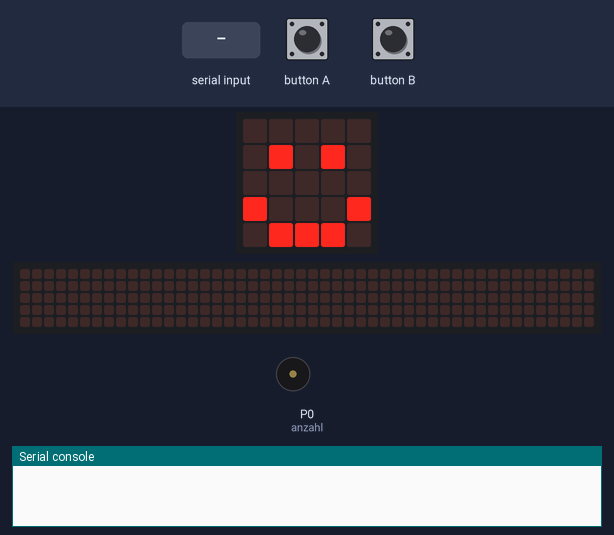
Bench run of a program on a simulated BBC micro:bit running MicroPython. Shown: the board's 5×5 LED display, a strip that is not on the board, showing the scrolling text unrolled, buzzer (waves = sounding), the last lines printed to the serial console. Inputs (shaded band) come from the test bench. Random numbers come from a fixed seed; the 48×5 strip is a reading aid, not a part: it shows the text the display is scrolling, unrolled, one strip-width of it at a time.

Above: at 1.2 s.
1.3 s: button A pressed for 0.15 s
At 5.3 s:
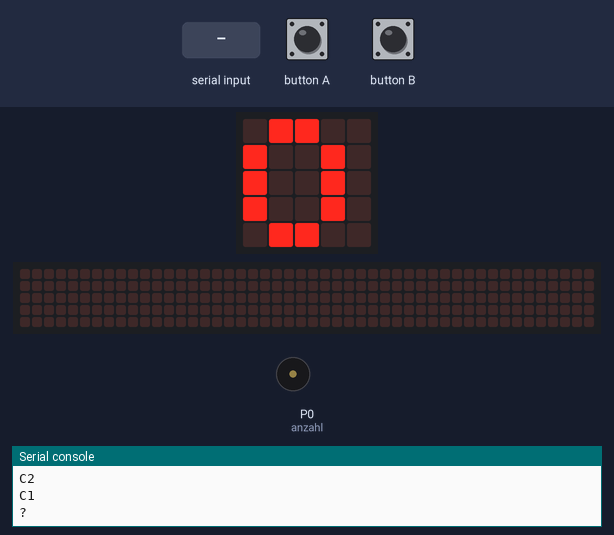
7.0 s: "G-" typed at the serial console, then Enter
At 8.2 s:
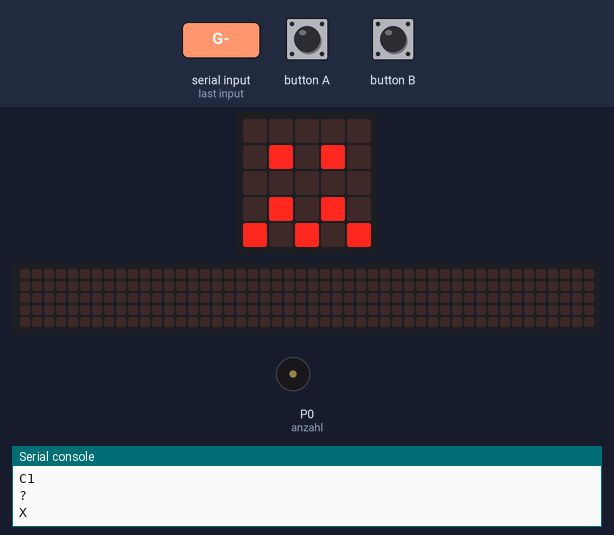
10.0 s: button A pressed for 1 s
At 16.41 s:
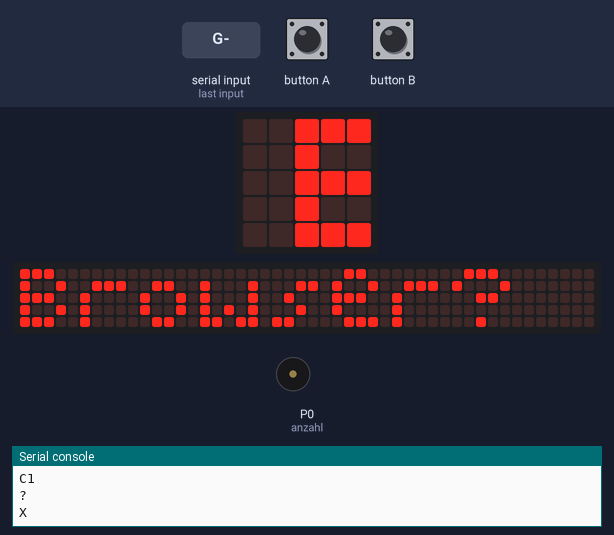
Timing chart, 0 to 17.9 s (numbered marks = the images above; inputs shaded):
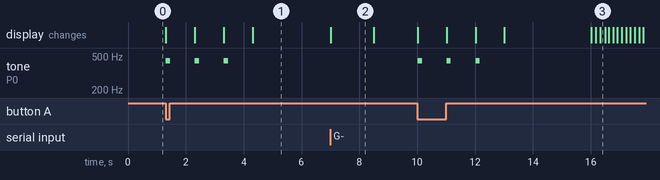

The program:

06_ssp_ki.py
```python
# LÖSUNG zu Etappe 2, Schritt 3 (erst nach einem eigenen Versuch mit 06_ssp_ki_vorlage.py ansehen!)
# Schere-Stein-Papier gegen den micro:bit, dein Handzeichen kommt vom Browser
#   Taste A oder Schütteln: Runde starten (Countdown 3-2-1 mit Ton auf dem Display)
#   Taste B: Punkte auf 0 zurücksetzen
# Der micro:bit redet über das USB-Kabel mit der Browser-Seite ki/02-microbit/.
#
# Protokoll (Textzeilen mit \n, 115200 Baud):
#   micro:bit -> Browser:  "C3" "C2" "C1" Countdown | "?" Handzeichen anfordern
#                          "R <du> <micro:bit> <ergebnis>"  Resultat (1 = du gewinnst, 0 = unentschieden, -1 = du verlierst)
#                          "P <du> <micro:bit>"  Punkte | "X"  Runde abgebrochen
#   Browser -> micro:bit:  "G0" Stein, "G1" Papier, "G2" Schere, "G-" nicht sicher erkannt
from microbit import *
import random
import music

uart.init(baudrate=115200)    # USB-Verbindung zum Computer

# Zusatz ★: Neopixel-Ampel. Datenleitung an Pin 1, dazu 3V und GND (nicht Pin 0: den braucht der Ton).
N_PIXEL = 0                   # Anzahl Neopixel (höchstens 8 am 3V-Anschluss), 0 = keine angeschlossen
if N_PIXEL > 0:
    import neopixel
    streifen = neopixel.NeoPixel(pin1, N_PIXEL)

STEIN = Image("00000:09990:09990:09990:00000")
PAPIER = Image("99999:90009:90009:90009:99999")
SCHERE = Image("99009:99090:00900:99090:99009")
BILDER = [STEIN, PAPIER, SCHERE]

ANTWORT_MS = 3000             # so lange wartet der micro:bit auf den Browser

punkte_ich = 0                # deine Punkte
punkte_computer = 0           # Punkte des micro:bit
puffer = ""                   # angefangene Zeile vom Browser


def ergebnis(ich, gegner):
    # 1 = gewonnen, 0 = unentschieden, -1 = verloren
    d = (ich - gegner) % 3
    if d == 0:
        return 0
    if d == 1:
        return 1
    return -1


def ampel(r, g, b, anzahl=None):
    # Die ersten `anzahl` Neopixel leuchten in dieser Farbe (0 bis 255 pro Farbe), die anderen sind aus.
    # Bleib bei kleinen Werten (z. B. 40): Das schont die Augen und den Strom.
    if N_PIXEL == 0:
        return
    if anzahl is None:
        anzahl = N_PIXEL
    for i in range(N_PIXEL):
        if i < anzahl:
            streifen[i] = (r, g, b)
        else:
            streifen[i] = (0, 0, 0)
    streifen.show()


def senden(text):
    uart.write(text + "\n")


def zeile_lesen():
    # Gibt eine vollständige Zeile vom Browser zurück, sonst None
    global puffer
    if uart.any():
        daten = uart.read()
        if daten:
            try:
                puffer += str(daten, "UTF-8")
            except ValueError:
                puffer = ""   # kaputte Zeichen: wegwerfen
    if len(puffer) > 40:
        puffer = ""           # so lange ist keine gültige Zeile
    i = puffer.find("\n")
    if i < 0:
        return None
    zeile = puffer[:i].strip()
    puffer = puffer[i + 1:]
    return zeile


def geste_lesen(zeile):
    # "G0".."G2" -> 0..2, "G-" -> -1 (nicht sicher), alles andere -> None
    if zeile == "G-":
        return -1
    if len(zeile) == 2 and zeile[0] == "G" and zeile[1] in "012":
        return int(zeile[1])
    return None


def handzeichen_holen():
    # Alte Nachrichten wegwerfen, dann den Browser fragen und auf die Antwort warten
    global puffer
    while uart.any():
        uart.read()
    puffer = ""
    senden("?")
    start = running_time()
    while running_time() - start < ANTWORT_MS:
        zeile = zeile_lesen()
        if zeile is not None:
            g = geste_lesen(zeile)
            if g is not None:
                return g
        sleep(10)
    return None               # keine Antwort


def runde_spielen():
    global punkte_ich, punkte_computer
    for n in (3, 2, 1):
        senden("C" + str(n))
        display.show(str(n))
        ampel(40, 40, 0, n)                 # Neopixel: 3, 2, 1 Stück gelb
        music.pitch(440, 150, wait=False)   # kurzer Ton (V2)
        sleep(1000)
    display.show("0")
    g = handzeichen_holen()

    if g is None or g == -1:
        senden("X")
        ampel(0, 0, 40)                     # blau: Runde zählt nicht
        if g is None:
            display.scroll("Browser?")
        else:
            display.show(Image.CONFUSED)    # nicht sicher erkannt: Runde noch einmal starten
            sleep(1500)
        return

    computer = random.randint(0, 2)
    e = ergebnis(g, computer)
    senden("R %d %d %d" % (g, computer, e))

    display.show(BILDER[g])                 # was der Browser erkannt hat
    sleep(1000)
    display.show(BILDER[computer])          # was der micro:bit gewählt hat
    sleep(1000)
    if e == 1:
        punkte_ich += 1
        ampel(0, 40, 0)                     # grün: du gewinnst
        music.play(music.BA_DING, wait=False)
        display.show(Image.YES)
    elif e == -1:
        punkte_computer += 1
        ampel(40, 0, 0)                     # rot: du verlierst
        music.play(music.WAWAWAWAA, wait=False)
        display.show(Image.NO)
    else:
        ampel(40, 20, 0)                    # orange: unentschieden
        display.show("=")
    sleep(1000)

    senden("P %d %d" % (punkte_ich, punkte_computer))
    display.scroll(str(punkte_ich) + ":" + str(punkte_computer))


# --- Hauptschleife ---
display.show(Image.HAPPY)
ampel(0, 0, 0)
while True:
    if button_a.was_pressed() or accelerometer.was_gesture("shake"):
        runde_spielen()
        button_a.was_pressed()              # Tastendrücke und Schütteln während der Runde vergessen
        button_b.was_pressed()
        accelerometer.was_gesture("shake")
        display.show(Image.HAPPY)
    if button_b.was_pressed():
        punkte_ich = 0
        punkte_computer = 0
        senden("P 0 0")
        ampel(0, 0, 0)
        display.show(Image.HAPPY)
    sleep(50)
```

Measured:
- after the input at 1.3 s, tone on P0 (anzahl): alternates 440 Hz for 0.15 s and silent for 0.85 s, 6 changes in all, then stays silent, starting at once; the display: first changes at once (image 1 shows a later state)
- after the input at 10.0 s, tone on P0 (anzahl): alternates 440 Hz for 0.15 s and silent for 0.85 s, 6 changes in all, then stays silent, starting at once; the display: first changes at once (image 3 shows a later state)
- what the display in image 2 shows lasts 1.5 s, from 7.0 s to 8.5 s
